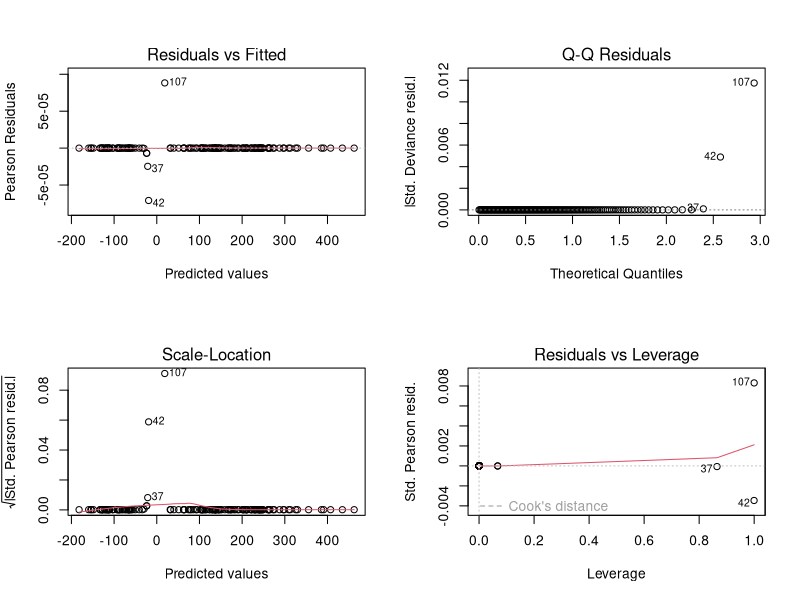
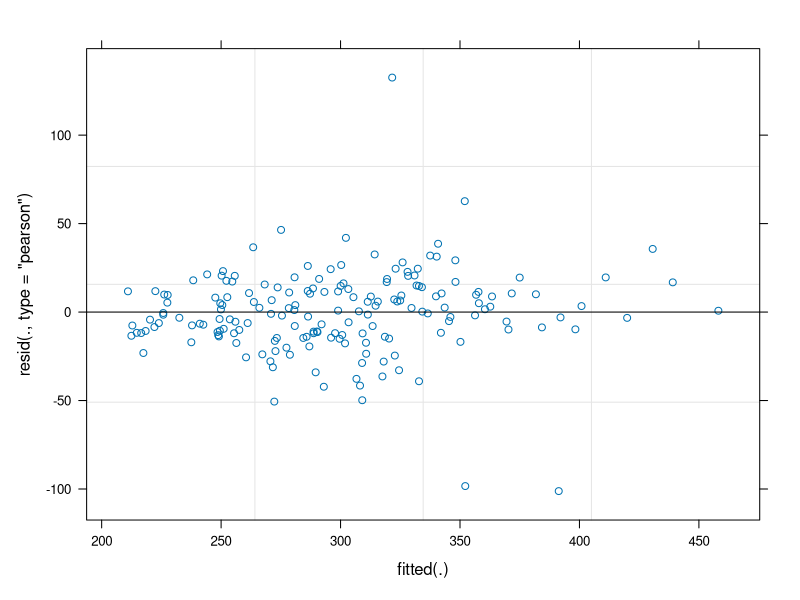
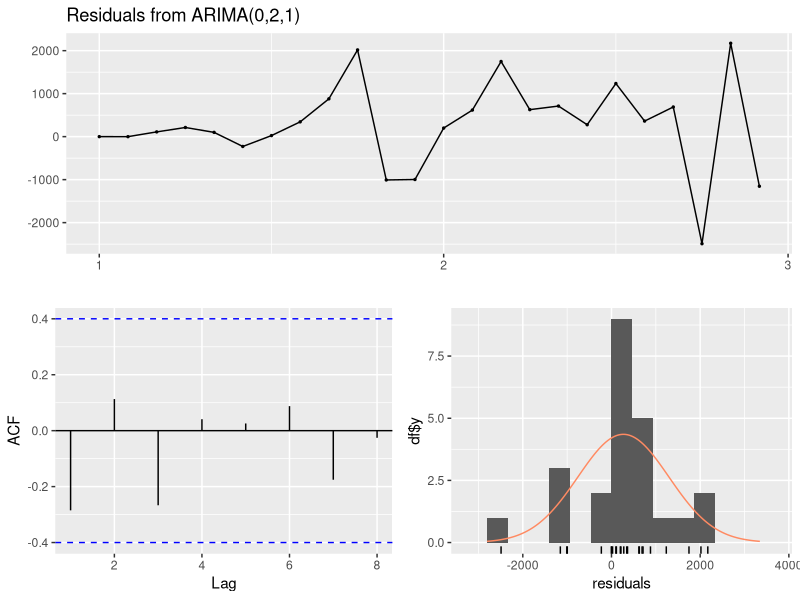
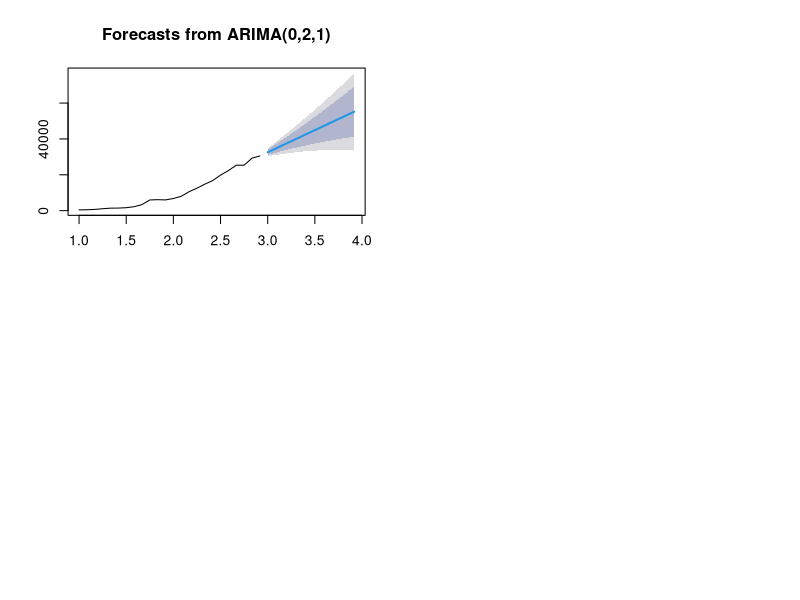
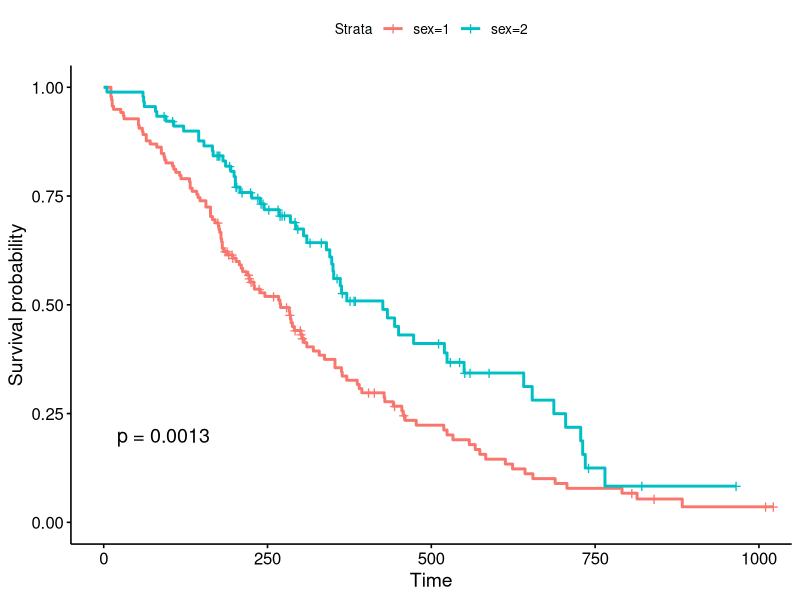
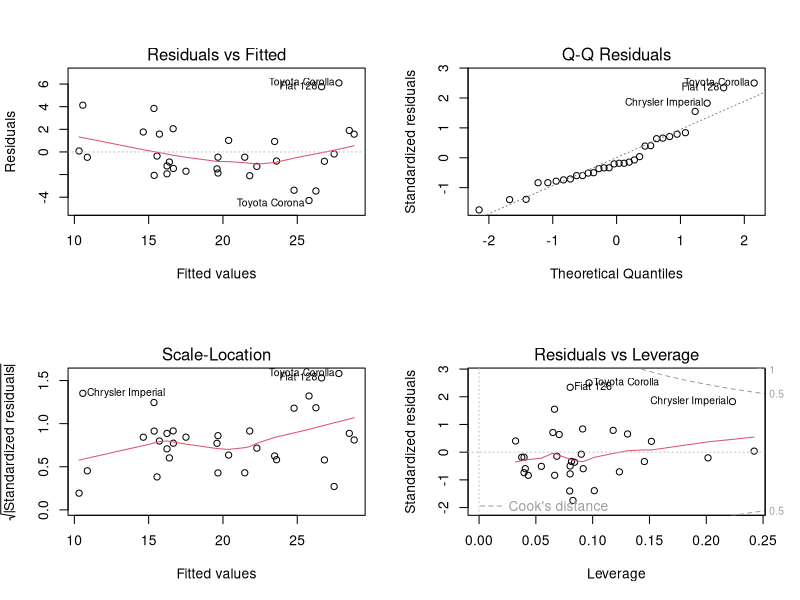

Recreate these plots in R, in order.
## ---- chunk 1
# Load required libraries
library(stats)

# Fit a logistic regression model
model_r <- glm(Species ~ Sepal.Length + Sepal.Width, 
               data = iris, 
               family = binomial(link = "logit"))

# Comprehensive model summary
summary(model_r)

# Diagnostic plots
par(mfrow = c(2, 2))
plot(model_r)
## ---- chunk 2
library(lme4)

# Fit a mixed effects model
mixed_model <- lmer(Reaction ~ Days + (1 + Days | Subject), 
                    data = sleepstudy)

# Comprehensive output
summary(mixed_model)

# Random effects
ranef(mixed_model)

# Model diagnostics
plot(mixed_model)
## ---- chunk 3
library(forecast)
library(tseries)

# Fit ARIMA model
ts_data <- ts(airmiles, frequency = 12)
arima_model <- auto.arima(ts_data)

# Comprehensive diagnostics
checkresiduals(arima_model)

# Forecasting
forecast_result <- forecast(arima_model, h = 12)
plot(forecast_result)
## ---- chunk 4
library(survival)
library(survminer)

# Fit Cox proportional hazards model
cox_model <- coxph(Surv(time, status) ~ age + sex + ph.ecog, 
                   data = lung)

# Comprehensive output
summary(cox_model)

# Survival curves
fit <- survfit(Surv(time, status) ~ sex, data = lung)
ggsurvplot(fit, data = lung, pval = TRUE)
## ---- chunk 5
# T-test with detailed output
t.test(extra ~ group, data = sleep)

# ANOVA with post-hoc tests
aov_result <- aov(weight ~ group, data = PlantGrowth)
TukeyHSD(aov_result)

# Correlation with significance testing
cor.test(mtcars$mpg, mtcars$wt, method = "pearson")
## ---- chunk 6
# Model diagnostics for linear regression
lm_model <- lm(mpg ~ wt + cyl, data = mtcars)

# Comprehensive diagnostic plots
par(mfrow = c(2, 2))
plot(lm_model)

# Additional diagnostics
library(car)
vif(lm_model)  # Variance inflation factors
durbinWatsonTest(lm_model)  # Autocorrelation test
